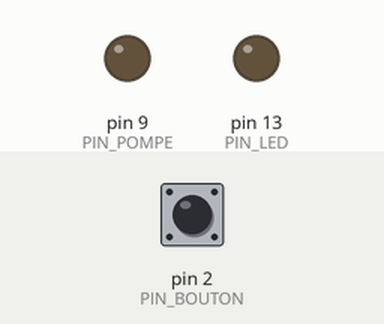
Recording of a sketch running on a simulated Arduino Uno, built with avr-gcc and run on an emulated ATmega328P. Shown: output pins drawn as LEDs (lit = HIGH). The test bench sets the inputs (shaded band); at power-on: pin 2 (PIN_BOUTON) HIGH.

Above: at 1.2 s.
1.3 s: pin 2 (PIN_BOUTON) pulled LOW for 0.15 s
At 1.37 s:
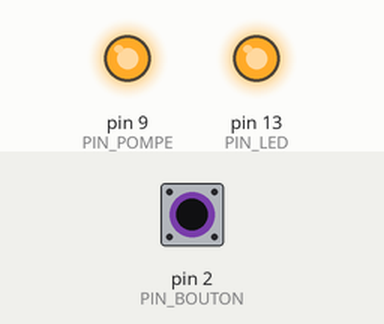
2.9 s: pin 2 (PIN_BOUTON) pulled LOW for 3.2 s
At 6.8 s:
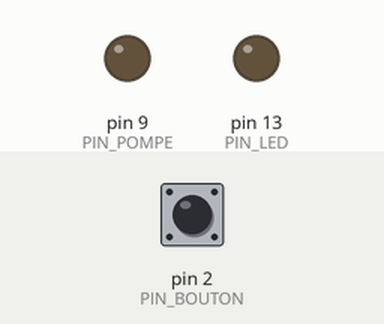
Timing chart, 0 to 8.3 s (numbered marks = the images above; inputs shaded):
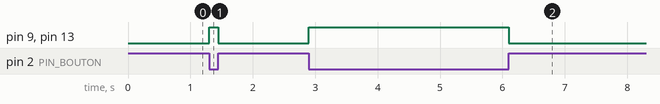

Measured:
- after the input at 1.3 s, pin 9 (PIN_POMPE), pin 13 (PIN_LED): LOW → HIGH at once, → LOW 0.15 s later
- after the input at 2.9 s, pin 9 (PIN_POMPE), pin 13 (PIN_LED): LOW → HIGH at once, → LOW 3.2 s later

The sketch:

boitier_boisson.ino
```cpp
/*
  Boîtier à boisson pour simracing
  Arduino Uno Rev3 + module MOSFET + pompe péristaltique 12 V

  Tant que tu appuies sur le bouton, la pompe envoie de l'eau dans le tuyau.
  Par sécurité, une gorgée dure au plus DOSE_MAX_MS : il faut relâcher le
  bouton pour en reprendre une, après une petite pause.

  Deux façons d'appuyer :
    - un bouton sur le boîtier, entre D2 et GND ;
    - un bouton du volant, via SimHub (Custom serial devices), qui envoie
      "B1" tant qu'il est appuyé et "B0" sinon.

  Aucune bibliothèque nécessaire.
*/

// ----- Branchements -----
const int PIN_BOUTON = 2;   // bouton du boîtier, l'autre patte sur GND
const int PIN_POMPE  = 9;   // entrée SIG du module MOSFET
const int PIN_LED    = 13;  // LED de l'Uno : allumée quand la pompe tourne

// ----- Réglages -----
const unsigned long DOSE_MAX_MS     = 4000;  // durée maximale d'une gorgée
const unsigned long PAUSE_MS        = 1000;  // pause obligatoire entre deux gorgées
const unsigned long DELAI_SERIE_MS  = 500;   // sans message SimHub depuis 0,5 s : bouton du volant considéré relâché
const uint8_t PUISSANCE             = 255;   // 255 = pleine vitesse, baisse vers 150 pour un débit plus doux
const unsigned long AMORCAGE_MS     = 0;     // > 0 : la pompe tourne ce temps au démarrage pour remplir le tuyau
const long VITESSE_SERIE            = 115200;

bool boutonSerie = false;
unsigned long dernierMessage = 0;

bool pompeEnMarche = false;
bool attendRelache = false;          // dose maximale atteinte : on attend que le bouton soit relâché
unsigned long debutGorgee = 0;
unsigned long finGorgee = 0;

char ligne[16];
uint8_t longueur = 0;

void appliquerLigne(const char *texte) {
  if (texte[0] != 'B') return;
  boutonSerie = (texte[1] == '1');
  dernierMessage = millis();
}

void recevoirOctet(char c) {
  if (c == '\n' || c == '\r') {
    if (longueur > 0) {
      ligne[longueur] = '\0';
      appliquerLigne(ligne);
      longueur = 0;
    }
  } else if (longueur < sizeof(ligne) - 1) {
    ligne[longueur++] = c;
  } else {
    longueur = 0;  // ligne trop longue : on l'ignore
  }
}

void pompe(bool marche) {
  if (marche == pompeEnMarche) return;
  pompeEnMarche = marche;
  analogWrite(PIN_POMPE, marche ? PUISSANCE : 0);
  digitalWrite(PIN_LED, marche ? HIGH : LOW);
}

void setup() {
  Serial.begin(VITESSE_SERIE);
  pinMode(PIN_BOUTON, INPUT_PULLUP);
  pinMode(PIN_POMPE, OUTPUT);
  pinMode(PIN_LED, OUTPUT);
  analogWrite(PIN_POMPE, 0);

  if (AMORCAGE_MS > 0) {
    pompe(true);
    delay(AMORCAGE_MS);
    pompe(false);
  }
}

void loop() {
  while (Serial.available() > 0) recevoirOctet((char)Serial.read());

  unsigned long maintenant = millis();

  // Sécurité : SimHub fermé ou câble débranché -> bouton du volant relâché
  if (maintenant - dernierMessage > DELAI_SERIE_MS) boutonSerie = false;

  bool appui = (digitalRead(PIN_BOUTON) == LOW) || boutonSerie;

  if (!appui) {
    if (pompeEnMarche) finGorgee = maintenant;
    pompe(false);
    attendRelache = false;
    return;
  }

  if (pompeEnMarche) {
    if (maintenant - debutGorgee >= DOSE_MAX_MS) {
      pompe(false);  // dose maximale : on coupe même si le bouton reste appuyé
      finGorgee = maintenant;
      attendRelache = true;
    }
  } else if (!attendRelache && maintenant - finGorgee >= PAUSE_MS) {
    debutGorgee = maintenant;
    pompe(true);
  }
}
```
